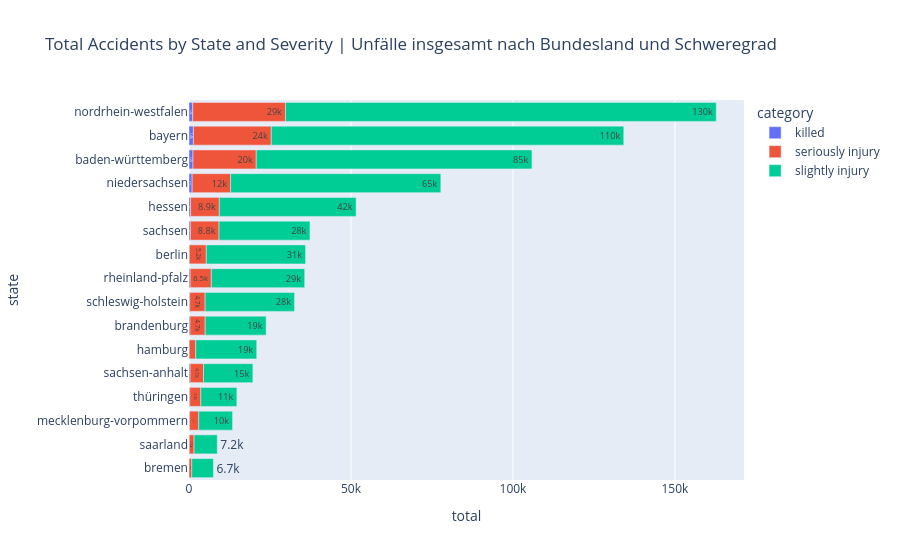

Notebook code for this chart:
### Code cell
# Which states have most accidents?
# Welche Bundesländer haben die meisten Unfälle?

# Grouping by State and Category
df_state = df.groupby(['state', 'category']).size().reset_index(name='total')

fig = px.bar(df_state,
             x="total",
             y="state",
             color="category",
             orientation='h', # Horizontal looks better for long State names
             text_auto='.2s', # Adds shortened numbers (like 12k) on the bars
             title="Total Accidents by State and Severity | Unfälle insgesamt nach Bundesland und Schweregrad")

fig.update_layout(
    yaxis={'categoryorder':'total ascending'},
    hovermode="y unified" # Shows all category data when you hover over a state
)
fig.show()

### Figure 1 — Plotly figure (JSON) as saved in the notebook; plotly's stock layout.template omitted (floating-point values rounded to 4 significant figures)
{"data": [{"hovertemplate": "category=killed<br>total=%{x}<br>state=%{y}<extra></extra>", "legendgroup": "killed", "marker": {"color": "#636efa", "pattern": {"shape": ""}}, "name": "killed", "orientation": "h", "showlegend": true, "textposition": "auto", "texttemplate": "%{x:.2s}", "type": "bar", "x": [1232, 1361, 92, 314, 26, 64, 497, 189, 973, 1151, 357, 79, 429, 339, 241, 228], "xaxis": "x", "y": ["baden-württemberg", "bayern", "berlin", "brandenburg", "bremen", "hamburg", "hessen", "mecklenburg-vorpommern", "niedersachsen", "nordrhein-westfalen", "rheinland-pfalz", "saarland", "sachsen", "sachsen-anhalt", "schleswig-holstein", "thüringen"], "yaxis": "y"}, {"hovertemplate": "category=seriously injury <br>total=%{x}<br>state=%{y}<extra></extra>", "legendgroup": "seriously injury ", "marker": {"color": "#EF553B", "pattern": {"shape": ""}}, "name": "seriously injury ", "orientation": "h", "showlegend": true, "textposition": "auto", "texttemplate": "%{x:.2s}", "type": "bar", "x": [19525, 24027, 5248, 4685, 827, 2014, 8860, 2821, 11861, 28627, 6532, 1492, 8843, 4140, 4736, 3424], "xaxis": "x", "y": ["baden-württemberg", "bayern", "berlin", "brandenburg", "bremen", "hamburg", "hessen", "mecklenburg-vorpommern", "niedersachsen", "nordrhein-westfalen", "rheinland-pfalz", "saarland", "sachsen", "sachsen-anhalt", "schleswig-holstein", "thüringen"], "yaxis": "y"}, {"hovertemplate": "category=slightly injury<br>total=%{x}<br>state=%{y}<extra></extra>", "legendgroup": "slightly injury", "marker": {"color": "#00cc96", "pattern": {"shape": ""}}, "name": "slightly injury", "orientation": "h", "showlegend": true, "textposition": "auto", "texttemplate": "%{x:.2s}", "type": "bar", "x": [85102, 108818, 30646, 18805, 6684, 18825, 42228, 10433, 64898, 132976, 28819, 7159, 28065, 15231, 27598, 11121], "xaxis": "x", "y": ["baden-württemberg", "bayern", "berlin", "brandenburg", "bremen", "hamburg", "hessen", "mecklenburg-vorpommern", "niedersachsen", "nordrhein-westfalen", "rheinland-pfalz", "saarland", "sachsen", "sachsen-anhalt", "schleswig-holstein", "thüringen"], "yaxis": "y"}], "layout": {"barmode": "relative", "hovermode": "y unified", "legend": {"title": {"text": "category"}, "tracegroupgap": 0}, "title": {"text": "Total Accidents by State and Severity | Unfälle insgesamt nach Bundesland und Schweregrad"}, "xaxis": {"anchor": "y", "domain": [0, 1], "title": {"text": "total"}}, "yaxis": {"anchor": "x", "categoryorder": "total ascending", "domain": [0, 1], "title": {"text": "state"}}}}
